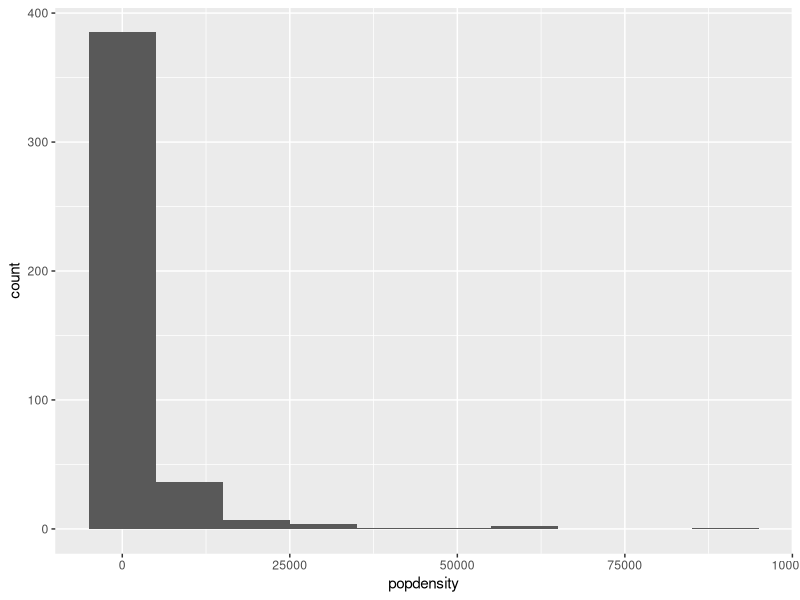
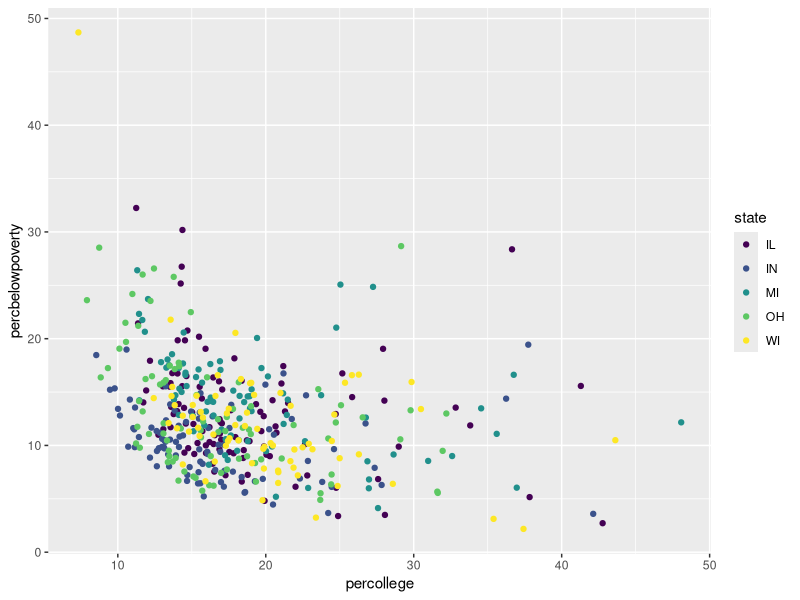
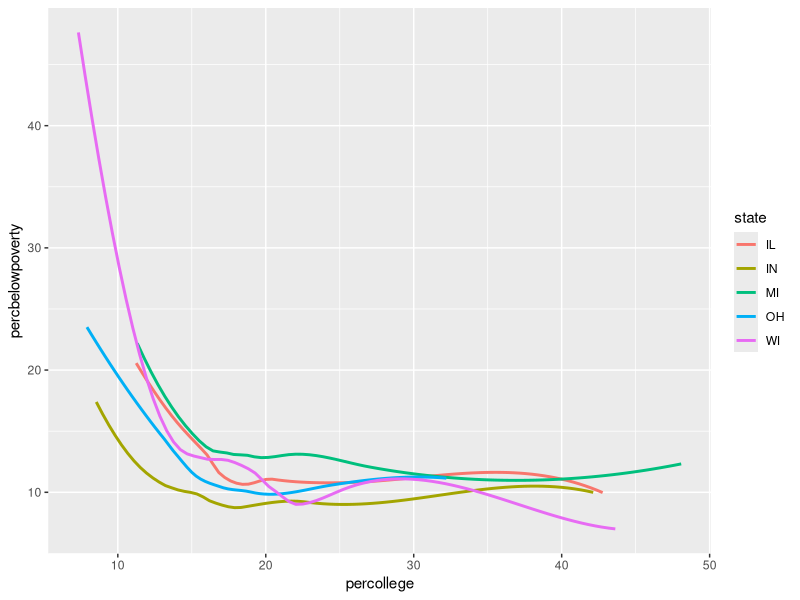

Reproduce these figures in R, in order.
## ---- chunk 1
#| label: load-packages
#| message: false

library(tidyverse)

library(viridis)
## ---- chunk 2
ggplot(data = midwest, mapping = aes(x = popdensity)) +
  geom_histogram(binwidth = 10000)
## ---- chunk 3
ggplot(data = midwest, mapping = aes(x = percollege, y = percbelowpoverty, color = state)) +  
     geom_point() +
        scale_color_viridis_d()
## ---- chunk 4
ggplot(data = midwest, mapping = aes(x = percollege, y = percbelowpoverty, color = state)) +  
     geom_smooth(se = FALSE) 
